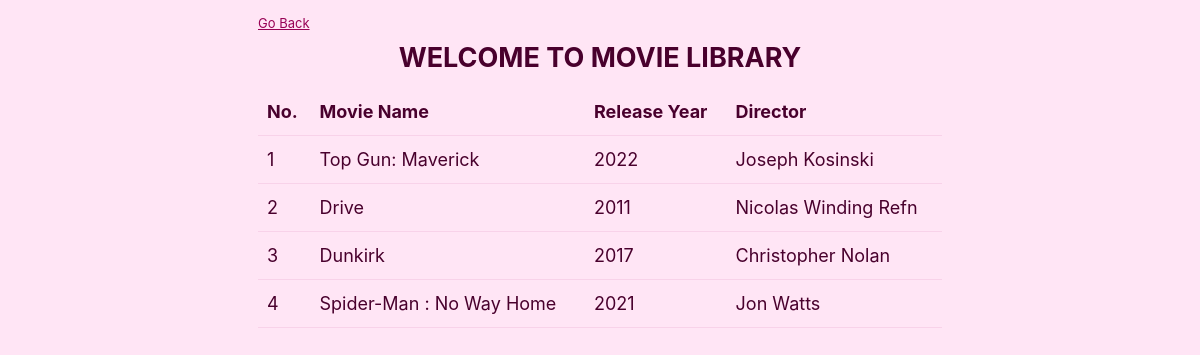
The page /tabledata.php on the database its author committed.
### tables this page shows
CREATE TABLE `movieTable` (
  `serialNumber` int(100) NOT NULL,
  `movieName` varchar(100) NOT NULL,
  `releaseYear` int(100) NOT NULL,
  `director` varchar(100) NOT NULL
);

### tabledata.php (the view, shortened to what this page needs)
<!doctype html>
<html lang="en">
<head>
    <link rel="stylesheet" href="dark.css">
</head>
<body>
<div class="logout"><a href="index.php">Go Back</a></div>
    <div class="container">
        <div class="row">
            <div class="col-md-12">
                <div class="card mt-4">
                    <div class="card-header">
                        <h4 style="text-align: center;">WELCOME TO MOVIE LIBRARY</h4>
                    </div>
                </div>
            </div>
            <div class="col-md-12">
                <div class="card mt-4">
                    <div class="card-body">
                        <table class="table table-bordered">
                            <thead>
                                <tr>
                                    <th>No.</th>
                                    <th>Movie Name</th>
                                    <th>Release Year</th>
                                    <th>Director</th>
                                </tr>
                            </thead>
                            <tbody>
                                <?php
                                    $conn = mysqli_connect("localhost", "kakadidh_kakadidh", "its+@+secret", "kakadidh_mydb");
                                    $sql = "SELECT * FROM movieTable";
                                    $result = $conn->query($sql);
                                    $i=1;
                                    if($result->num_rows > 0){
                                        while($row = $result-> fetch_assoc()){
                                            echo '<tr><td>' . $i . "</td><td>" . $row["movieName"] . "</td><td>" . $row["releaseYear"] . "</td><td>" . $row["director"] . "</td></tr>";
                                            $i++;
                                        }
                                    }
                                    else{
                                        echo "No Results";
                                    }
                                ?>
                            </tbody>
                        </table>
                    </div>
                </div>
            </div>
        </div>
    </div>
</body>
</html>

### dark.css (style rules this page uses)
html { font-size: 62.5%; font-family: -apple-system, BlinkMacSystemFont, "Segoe UI", Roboto, "Helvetica Neue", Arial, "Noto Sans", sans-serif; }
.logout { float: left; font-size: small; }
body { font-size: 1.8rem; line-height: 1.618; max-width: 38em; margin: auto; color: #49002d; background-color: #ffe5f5; padding: 13px; text-align: center; }
h1, h2, h3, h4, h5, h6 { line-height: 1.1; font-family: -apple-system, BlinkMacSystemFont, "Segoe UI", Roboto, "Helvetica Neue", Arial, "Noto Sans", sans-serif; font-weight: 700; margin-top: 3rem; margin-bottom: 1.5rem; overflow-wrap: break-word; word-wrap: break-word; -ms-word-break: break-all; word-break: break-word; }
h4 { font-size: 1.5em; }
a { color: #980255; }
table { text-align: justify; width: 100%; border-collapse: collapse; }
td, th { padding: 0.5em; border-bottom: 1px solid #f8d2e9; }

### rows shown on the page
movietable: movieName "Top Gun: Maverick", releaseYear "2022", director "Joseph Kosinski"
movietable: movieName "Drive", releaseYear "2011", director "Nicolas Winding Refn"
movietable: movieName "Dunkirk", releaseYear "2017", director "Christopher Nolan"
movietable: movieName "Spider-Man : No Way Home", releaseYear "2021", director "Jon Watts"
